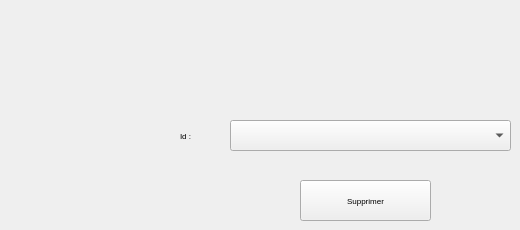
     <widget class="QWidget" name="tab_5">
      <attribute name="title">
       <string>Supprimer Constructeur</string>
      </attribute>
      <widget class="QLabel" name="label_31">
       <property name="geometry">
        <rect>
         <x>180</x>
         <y>120</y>
         <width>51</width>
         <height>31</height>
        </rect>
       </property>
       <property name="font">
        <font>
         <family>MS Shell Dlg 2</family>
         <pointsize>6</pointsize>
         <weight>9</weight>
         <italic>false</italic>
         <bold>false</bold>
        </font>
       </property>
       <property name="styleSheet">
        <string notr="true">background:none;</string>
       </property>
       <property name="text">
        <string>Id :</string>
       </property>
      </widget>
      <widget class="QPushButton" name="supprimer_constructeur">
       <property name="geometry">
        <rect>
         <x>300</x>
         <y>180</y>
         <width>131</width>
         <height>41</height>
        </rect>
       </property>
       <property name="font">
        <font>
         <family>MS Shell Dlg 2</family>
         <pointsize>6</pointsize>
         <weight>9</weight>
         <italic>false</italic>
         <bold>false</bold>
        </font>
       </property>
       <property name="text">
        <string>Supprimer</string>
       </property>
      </widget>
      <widget class="QComboBox" name="comboBox_id_supp_const">
       <property name="geometry">
        <rect>
         <x>230</x>
         <y>120</y>
         <width>281</width>
         <height>31</height>
        </rect>
       </property>
      </widget>
     </widget>
